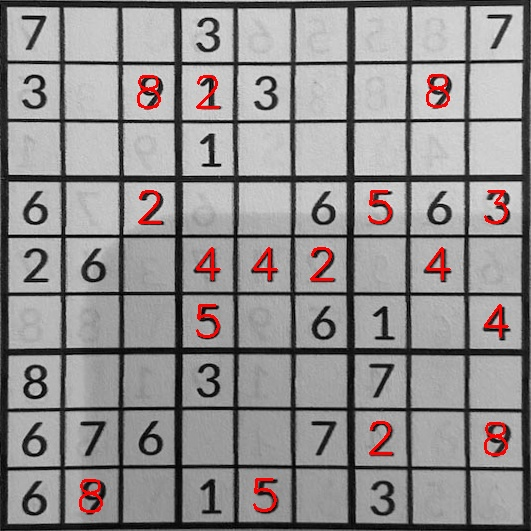
#> input picture 2/latex/resources/png/ResnetOverlay.jpg, 531 x 531 px
$ python -i sudoku.py   (imports and definitions only)
#> lines starting #> are read from the running program, lines starting #| are printed output that depends on the picture; after the words box and inside, x2 and y2 are one past the last pixel; in counts of white or black regions, pixels touching at a corner belong together
"""
ELEN0016-2 - Computer vision
University of Liège
Academic year 2019-2020

Student project - Part 2
Sudoku digit recognition and performance assessment
"""

#############
# Libraries #
#############

import numpy as np
import cv2


###########
# Methods #
###########

# [97 lines left out: functions vertices, warp, preprocessing, threshold, grid_detection, not called in this run]


def cell_detection(img):
    '''Detects cells within a thresholded image.'''

    # Parameters
    shape = np.flip(np.array(img.shape), 0)

    area_thresh = 2
    ratio_thresh = 1 / 4

    kernel = np.ones((3, 3))
    iterations = 5

    thickness = 2
    margin = 4

    # Find contours
    ctns, _ = cv2.findContours(img, cv2.RETR_LIST, cv2.CHAIN_APPROX_SIMPLE)

    # Contours filtering
    cell_shape = shape / 9
    cell_area = cell_shape.prod()

    for ctn in ctns:
        peri = cv2.arcLength(ctn, True)
        area = cv2.contourArea(ctn)
        if area < cell_shape.mean() or (area > peri / 2 and area < cell_area / area_thresh):
            # Remove inadequate contours
            cv2.drawContours(img, [ctn], 0, 0, -1)

    # Dilate
    img = cv2.dilate(img, kernel, iterations=iterations)

    # Draw outer rectangle
    cv2.rectangle(img, (0, 0), tuple(shape - 1), 255, thickness=thickness)

    # Find contours
    ctns, _ = cv2.findContours(img, cv2.RETR_LIST, cv2.CHAIN_APPROX_SIMPLE)

    # Cells list
    cells = []

    # Contours filtering
    for ctn in ctns:
        (x, y), (w, h), angle = cv2.minAreaRect(ctn)
        w, h = w + margin, h + margin
        if abs(1 - w / h) < ratio_thresh and  w * h < cell_area * area_thresh and w * h > cell_area / area_thresh:
            # Add to cells list
            rect = (x, y), (w, h), angle
            cells.append(rect)

    return cells


# [210 lines left out: functions cell_filter, digit_recognition, draw, overlay, procedure, fast, not called in this run]

>>> import cv2
>>> picture = cv2.imread('../latex/resources/png/ResnetOverlay.jpg', cv2.IMREAD_GRAYSCALE)
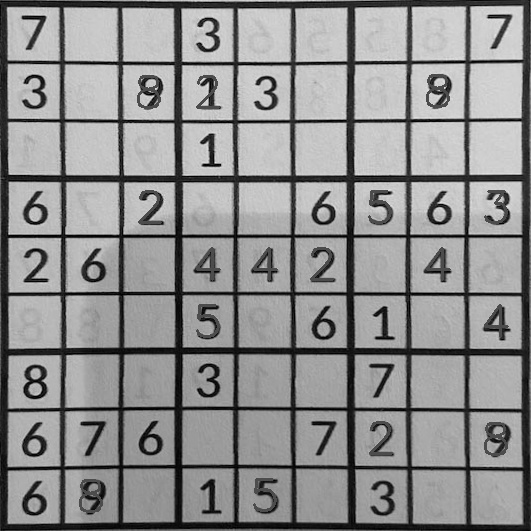
#> picture: shape (531, 531); min 0, max 236, mean 142.6
>>> result = cell_detection(picture)
#> in cell_detection, `ctns, _ = cv2.findContours(img, cv2.RETR_LIST, cv2.CHAIN_APPROX_SIMPLE)`: ctns = 135 contours, 134 with area under 20; largest, box (x1, y1, x2, y2) and area: (0, 0, 531, 531) 280900
#> the loop in cell_detection, `for ctn in ctns:` made 135 passes
#> (peri, area) on passes 4, 5, 10, 20, 40, 41, 43, 53, 54, 55, 56, 61: (7.66, 4), (7.66, 4), (7.66, 4), (7.66, 4), (7.66, 4), (7.66, 4), (7.66, 4), (7.66, 4), (7.66, 4), (7.66, 4), (9.66, 6), (9.66, 6)
#> (ctn, peri, area) on passes 1, 2, 3, 6, 7, 8: ([[333, 528], [334, 527], [335, 528], [334, 529]], 5.66, 2), ([[236, 527], [237, 526], [238, 527], [237, 528]], 5.66, 2), ([[234, 527], [235, 526], [236, 527], [235, 528]], 5.66, 2), ([[33, 514], [34, 513], [35, 514], [34, 515]], 5.66, 2), ([[25, 468], [26, 467], [27, 468], [26, 469]], 5.66, 2), ([[20, 468], [21, 467], [22, 468], [21, 469]], 5.66, 2)
#> after the loop in cell_detection, `for ctn in ctns:`:
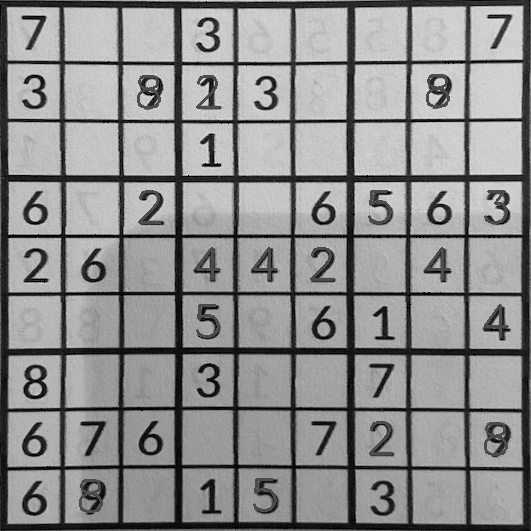
#> img: shape (531, 531); 0.21% of pixels changed, all inside (x1, y1, x2, y2) = (8, 1, 518, 530)
#> in cell_detection, `img = cv2.dilate(img, kernel, iterations=iterations)`:
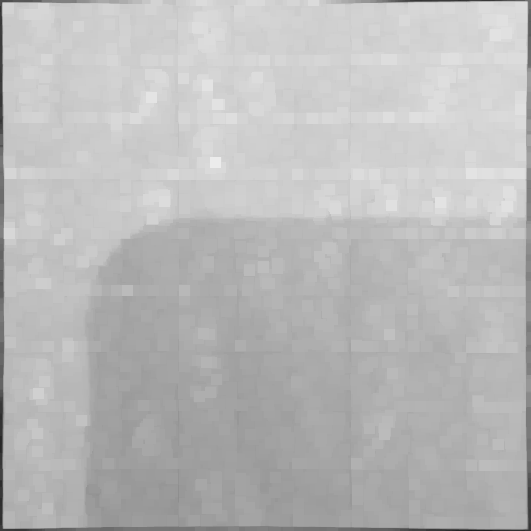
#> img: shape (531, 531); min 27, max 236, mean 186.9
#> in cell_detection, `cv2.rectangle(img, (0, 0), tuple(shape - 1), 255, thickness=thickness)`:
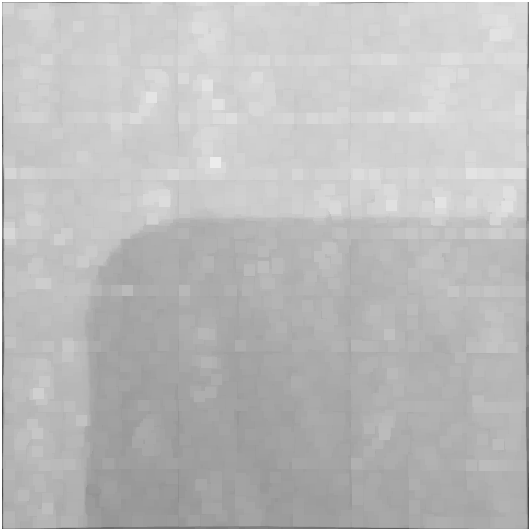
#> img: shape (531, 531); 1.5% of pixels changed, all inside (x1, y1, x2, y2) = (0, 0, 531, 531)
#> in cell_detection, `ctns, _ = cv2.findContours(img, cv2.RETR_LIST, cv2.CHAIN_APPROX_SIMPLE)`: ctns = [[[0, 0], [0, 530], [530, 530], [530, 0]]]
#> the loop in cell_detection, `for ctn in ctns:` made 1 pass
#> (ctn, x, y, w, h, angle) on pass 1: ([[0, 0], [0, 530], [530, 530], [530, 0]], 265, 265, 534, 534, -90)
#> after the loop in cell_detection, `for ctn in ctns:`: cells = []
#> result = []

$ run again, on 2/latex/resources/png/1_7.png
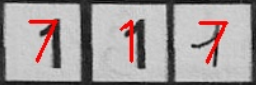
#> input picture 2/latex/resources/png/1_7.png, 256 x 85 px
#> `picture = cv2.imread('../latex/resources/png/ResnetOverlay.jpg', cv2.I..`:
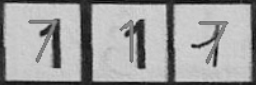
#> picture: shape (85, 256); min 0, max 219, mean 159.1
#> in cell_detection, `ctns, _ = cv2.findContours(img, cv2.RETR_LIST, cv2.CHAIN_APPROX_SIMPLE)`: ctns = 2 contours, 1 with area under 20; largest, box (x1, y1, x2, y2) and area: (0, 0, 256, 85) 21420
#> the loop in cell_detection, `for ctn in ctns:` made 2 passes
#> (ctn, peri, area) on pass 2: ([[0, 0], [0, 84], [255, 84], [255, 0]], 678, 21420)
#> in cell_detection, `cv2.rectangle(img, (0, 0), tuple(shape - 1), 255, thickness=thickness)`:
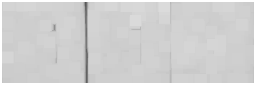
#> img: shape (85, 256); min 86, max 255, mean 209.4
#> in cell_detection, `ctns, _ = cv2.findContours(img, cv2.RETR_LIST, cv2.CHAIN_APPROX_SIMPLE)`: ctns = [[[0, 0], [0, 84], [255, 84], [255, 0]]]
#> the loop in cell_detection, `for ctn in ctns:` made 1 pass
#> (ctn, x, y, w, h, angle) on pass 1: ([[0, 0], [0, 84], [255, 84], [255, 0]], 127.5, 42, 88, 259, -90)
#> after the loop in cell_detection, `for ctn in ctns:`: cells = []
